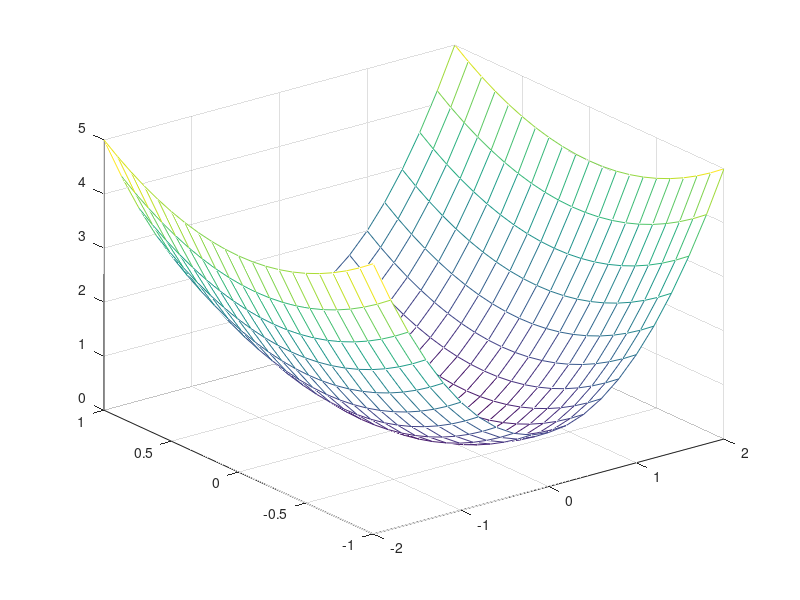

Write MATLAB code to recreate this figure.
x = (-2: 0.2: 2)
y = (-1: 0.1: 1)'
v = ones(length(x),1)
X = v*x
Y = y*v'
f = X.^2 + Y.^2
mesh(x,y,f)
mxf = max(max(f))
mif = min(min(f))

